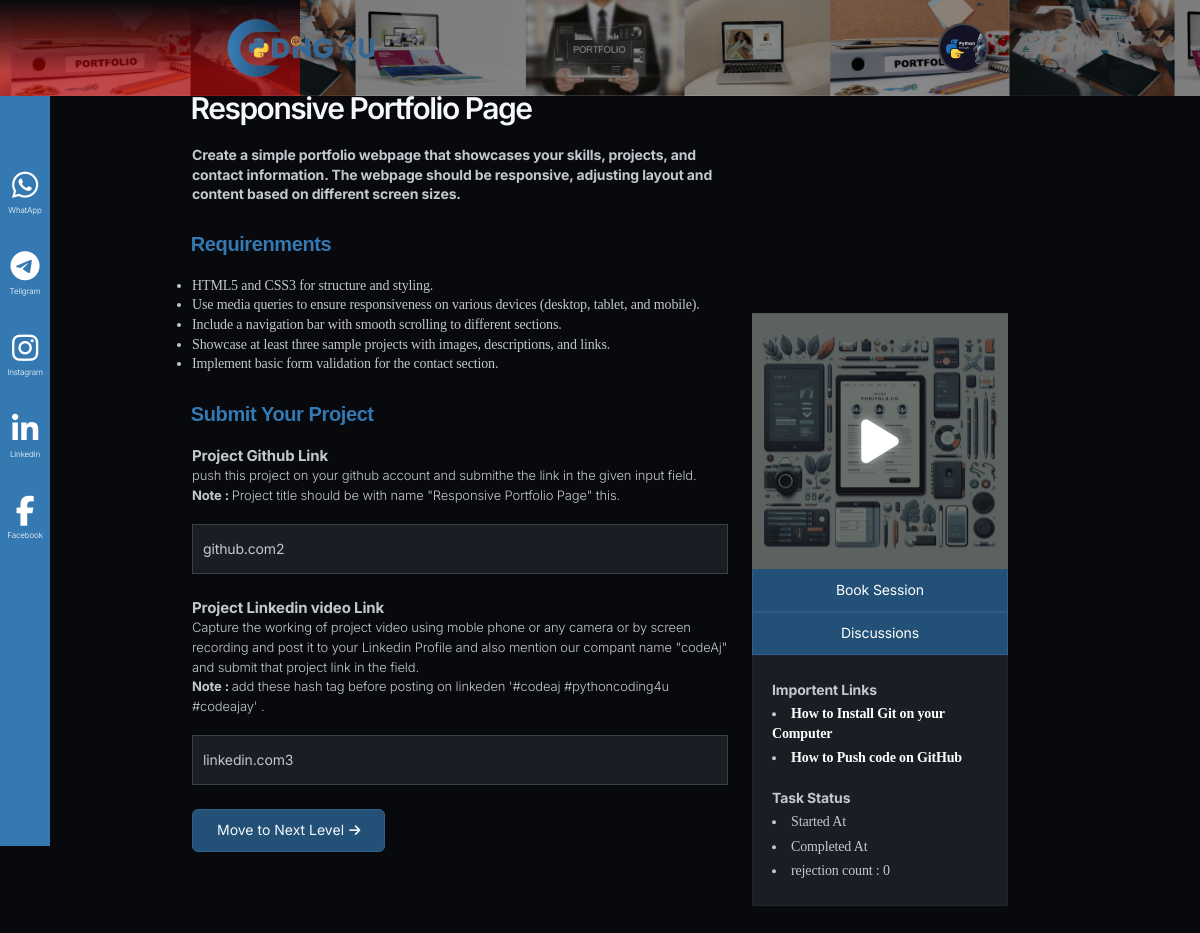
The page /level-one/ (signed in) on the database as committed earlier.
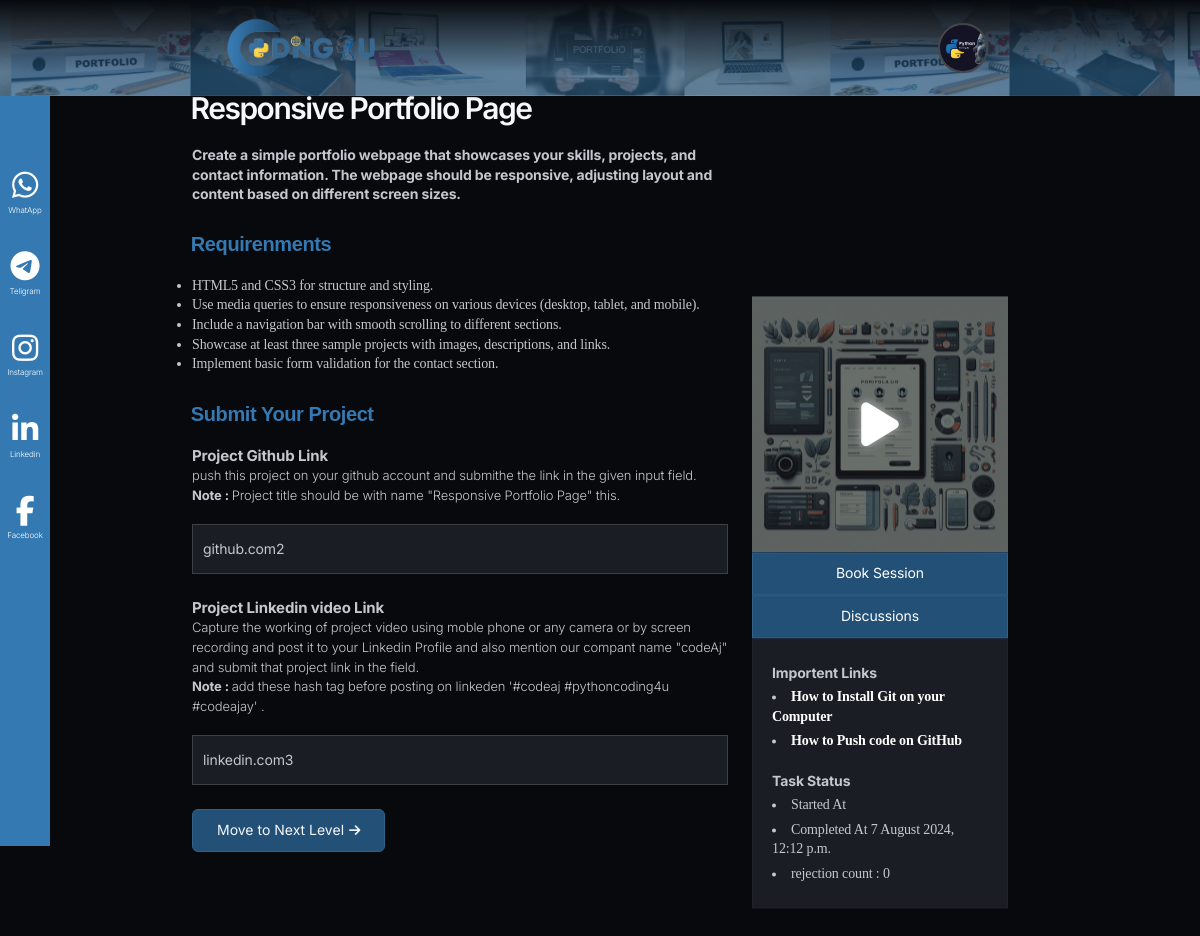
The same page on the database as committed later.
### accounts/models.py (models this page shows, shortened)
class Student(AbstractBaseUser, PermissionsMixin):
    STATUS_NOT_STARTED = 'not_started'
    STATUS_IN_PROGRESS = 'in_progress'
    STATUS_UNDER_REVIEW = 'under_review'
    STATUS_COMPLETED = 'completed'
    STATUS_REJECTED = 'rejected'
    STATUS_CHOICES = [
        (STATUS_NOT_STARTED, 'Not Started'),
        (STATUS_IN_PROGRESS, 'In Progress'),
        (STATUS_UNDER_REVIEW, 'Under Review'),
        (STATUS_COMPLETED, 'Completed'),
        (STATUS_REJECTED, 'Rejected'),
    ]
    email = models.EmailField(unique=True)
    name = models.CharField(max_length=255)
    profile_pic = models.ImageField(upload_to='profile_pics/', null=True, blank=True)
    phone_no = models.CharField(max_length=15, null=True, blank=True)
    whatsapp_no = models.CharField(max_length=15, null=True, blank=True)
    college = models.CharField(max_length=255, null=True, blank=True)
    domain = models.ForeignKey(Domain, on_delete=models.SET_NULL, null=True, blank=True)
    assignment1 = models.ForeignKey(Assignment, on_delete=models.SET_NULL, null=True, blank=True, related_name='assignment1')
    assignment1status = models.CharField(
        max_length=20,
        choices=STATUS_CHOICES,
        default=STATUS_NOT_STARTED,
    )
    assignment1starttime = models.DateTimeField(blank=True,null=True)
    assignment1endttime = models.DateTimeField(blank=True,null=True)
    assignment1rejectioncount = models.IntegerField(default=0)
    assignment2 = models.ForeignKey(Assignment, on_delete=models.SET_NULL, null=True, blank=True, related_name='assignment2')
    assignment2status = models.CharField(
        max_length=20,
        choices=STATUS_CHOICES,
        default=STATUS_NOT_STARTED,
    )
    assignment2starttime = models.DateTimeField(blank=True,null=True)
    assignment2endttime = models.DateTimeField(blank=True,null=True)
    assignment2rejectioncount = models.IntegerField(default=0)
    assignment3 = models.ForeignKey(Assignment, on_delete=models.SET_NULL, null=True, blank=True, related_name='assignment3')
    assignment3status = models.CharField(
        max_length=20,
        choices=STATUS_CHOICES,
        default=STATUS_NOT_STARTED,
    )
    assignment3starttime = models.DateTimeField(blank=True,null=True)
    assignment3endttime = models.DateTimeField(blank=True,null=True)
    assignment3rejectioncount = models.IntegerField(default=0)
    level_choices_student = [(0, 'Not Started'), (1, 'Level 1'), (2, 'Level 2'), (3, 'Level 3'), (4, 'pending'), (5, 'Certificate Level')]
    level_student = models.IntegerField(choices=level_choices_student, default=0)
    otp = models.IntegerField(null=True, blank=True)
    is_active = models.BooleanField(default=True)
    is_staff = models.BooleanField(default=False)
    date_joined = models.DateTimeField(default=timezone.now)
    objects = StudentManager()
    USERNAME_FIELD = 'email'
    REQUIRED_FIELDS = ['name']

class Assignment(models.Model):
    domain = models.ForeignKey(Domain, on_delete=models.SET_NULL, null=True, blank=True)
    assignment_question = models.CharField(max_length=255)
    assignment_description = models.TextField(null=True, blank=True)
    assignment_requirements = models.TextField(null=True, blank=True)
    assignment_banner = models.ImageField(upload_to='assignment_banners/', null=True, blank=True)
    assignment_banner1 = models.ImageField(upload_to='assignment_banners1/', null=True, blank=True)
    level_choices = [(1, 'Level 1'), (2, 'Level 2'), (3, 'Level 3')]
    level = models.IntegerField(choices=level_choices, default=0)
    links = models.ManyToManyField(RefralLink, null=True, blank=True)
    slug = models.CharField(null=True, blank=True, max_length=100)

class AssignmentSubmit(models.Model):
    student = models.ForeignKey(Student, on_delete=models.SET_NULL, null=True, blank=True, unique=True)
    Assignment1_github_Link = models.TextField(null=True, blank=True)
    Assignment1_linkedin_link = models.TextField(null=True, blank=True)
    Assignment2_github_Link = models.TextField(null=True, blank=True)
    Assignment2_linkedin_link = models.TextField(null=True, blank=True)
    Assignment3_github_Link = models.TextField(null=True, blank=True)
    Assignment3_linkedin_link = models.TextField(null=True, blank=True)

class RefralLink(models.Model):
    title = models.CharField(max_length=255)
    url = models.URLField(max_length=255, null=True, blank=True)

### accounts/views.py (the view, shortened to what this page needs)
# urls.py: path('level-one/', views.level_one, name='level1'),
@login_required(login_url='/')
def level_one(request):
    student = request.user
    print(student.id)
    if student.assignment1status == 'not_started':
        student.assignment1status = 'in_progress'
        student.assignment1starttime = timezone.now()
        student.save()
    elif student.assignment1status == 'rejected':
        student.assignment1status = 'in_progress'
        student.assignment1rejectioncount = int(student.assignment1rejectioncount) + 1
        student.save()
    else:
        pass
    try:
        print("loading...1")
        submitted_data = AssignmentSubmit.objects.get(student=student)
        return render(request, 'level1.html',{"sdata": submitted_data})
    except:
        print("loading...")
        return render(request, 'level1.html')

### accounts/models.py (called while the page is built)
    def __str__(self):
        return self.domain_name

### templates/level1.html (shortened to what this page needs)
{% load static %}
{% include 'header.html' %}
<section class="support">
    <div class="iconn">
        <div class="spaceicon"></div>
        <i class="fa-brands fa-whatsapp"></i>
        <p>WhatApp</p>
        <i class="fa-brands fa-telegram"></i>
        <p>Teligram</p>
        <i class="fa-brands fa-instagram"></i>
        <p>Instagram</p>
        <i class="fa-brands fa-linkedin-in"></i>
        <p>Linkedin</p>
        <i class="fa-brands fa-facebook-f"></i>
        <p>Facebook</p>
    </div>
</section>
<div class="stg-container">
    <section >
        <div class="stg-row mobtopp">
            <div class="stg-col-8 ">
                <div class="bringer-grid-1cols" data-stagger-appear="zoom-in" data-stagger-unload="zoom-out" data-threshold="0.5" data-stagger-delay="150">
                    <div >
                        <h3 class="wow animate__animated animate__fadeInTopRight">{{user.assignment1.assignment_question}}</h3>
                        <p class="pdec" ><b>
                            {{user.assignment1.assignment_description}}
                        </b></p>
                        <h5 class="req">Requirenments</h5>
                        <p>
                            {{user.assignment1.assignment_requirements | safe}}
                        </p>
                        <div class="form-submit mt-5">
                        <form method="post">
                            <h5 class="mb-3 req">Submit Your Project</h5>
                            <p style="font-weight: 300; font-size: 13px;" >
                              <b  style="font-size: 15px;"  class="mb-2">Project Github Link </b>
                           <br>
                                push this project on your github account and submithe the link in the given input field.<br>
                                <b>Note : </b> Project title should be with name "{{user.assignment1.assignment_question}}" this.
                            </p>
                            <input value="{{sdata.Assignment1_github_Link}}" type="text" name="git" class="mb-4" placeholder="Project Git Link" required>
                            <p style="font-weight: 300; font-size: 13px;">
                                <b style="font-size: 15px;" class="mb-2">Project Linkedin video Link </b>
                             <br>
                                  Capture the working of project video using moble phone or any camera or by screen recording and post it to your Linkedin Profile and also mention our compant name "codeAj" and submit that project link in the field.<br>
                                  <b>Note : </b> add these hash tag before posting on linkeden '#codeaj #pythoncoding4u #codeajay' .
                              </p>
                            <input value="{{sdata.Assignment1_linkedin_link}}" type="text" name="linkedin" class="mb-5"  placeholder="Project video Linkedin Link" required>
                            <div class="mt-3" style="height: 100px;">
                                <button type="submit" class="mb-3 submit-button " >
                                    Move to Next Level
                                    <i class="fa-solid fa-arrow-right"></i>
                                </button>
                            </div>
                        </form>
                    </div>
                    </div>
                </div>
            </div>
            <div class="stg-col-4 stg-tp-bottom-gap-l" data-unload="fade-left" style="position: relative; border-radius:0px;">
                <div class="bringer-sticky-block is-init sidesticky" style="transform: translateY(0px);  position: sticky; border-radius:0px;">
                    <div class="card1" id="level1" style="border-radius:0px;">
                        <div class="bac" style="border-radius:0px;"></div>
                        <img style="border-radius:0px;" src="{{user.assignment1.assignment_banner.url}}" data-src="{{user.assignment1.assignment_banner.url}}" alt="" class=" img-fluid">
                        <i id="playbtn1" class="fa-solid fa-play play wow animate__animated animate__backOutDown"></i>
                    </div>
                    <div style="text-align: center;">
                        <a href="{% url 'mentor' %}" class="buttonnn" style="width: 100%; border-radius:0px; color:white;">Book Session</a>
                    </div>
                    <div style="text-align: center;">
                        <a href="/discussions/{{user.assignment1.slug}}" class="buttonnn" style="width: 100%; border-radius:0px;color:white;">Discussions</a>
                    </div>
                    <div class="bringer-block" data-delay="0" data-unload="zoom-out" data-threshold="0.5" style="--mouse-x: 159px; --mouse-y: -71.96250915527344px; padding:5px 20px; border-radius :0px;">
                        <br>
                        <b>Importent Links</b>
                            {% for i in  user.assignment1.links.all %}
                            <li><a style="color:#ffffff;" href="{{i.url}}">{{i.title}}</a></li>
                            {% endfor %}
                            <br>
                            <b>Task Status</b>
                            <li>Started At {{ user.assignment1starttime|date:"j F Y, g:i a" }}</li>
                            <li>Completed At {{user.assignment1endttime|date:"j F Y, g:i a" }}</li>
                            <li>rejection count : {{user.assignment1rejectioncount}}</li>
                            <br>
                    </div>
                </div>
            </div>
        </div>
    </section>
</div>
{% include 'footer.html' %}

### templates/header.html (shortened to what this page needs)
{% load static %}
<!DOCTYPE html>
<html lang="en">
<head>
    <link rel="stylesheet" href="https://cdnjs.cloudflare.com/ajax/libs/font-awesome/6.6.0/css/all.min.css" />
    <link type="text/css" rel="stylesheet" href="{% static 'css/config.css' %}">
    <link type="text/css" rel="stylesheet" href="{% static 'css/libs.css' %}">
    <link type="text/css" rel="stylesheet" href="{% static 'css/style.css' %}">
    <link type="text/css" rel="stylesheet" href="{% static 'css/responsive.css' %}">
</head>
<body>
    <header id="bringer-header" class="is-frosted is-sticky" data-appear="fade-down" data-unload="fade-up">
        <div class="bringer-header-inner">
            <div class="bringer-header-lp">
                <a href="{% url 'main' %}" class="bringer-logo">
                    <img src="{% static 'logo.png' %}" alt="bringer." width="180" height="24">
                </a>
            </div>
            <div class="bringer-header-rp">
                <div class="mainlogo">
                    <div class="bbx">
                        {% if user.email %}
                            {% if user.profile_pic %}
                                <a href="{% url 'profile' %}">
                                    <img id="profileimg" class="profile-image" src="{{user.profile_pic.url}}"  >
                                </a>
                            {% else %}
                                <a href="{% url 'profile' %}">
                                    <img id="profileimg" class="profile-image" src="https://t4.ftcdn.net/jpg/01/07/43/45/360_F_107434511_iarF2z88c6Ds6AlgtwotHSAktWCdYOn7.jpg"  >
                            </a>
                            {% endif %}
                        {% endif %}
                    </div>
                </div>
            </div>
        </div>
    </header>

### templates/footer.html (shortened to what this page needs)
        {% load static %}
</body>
</html>

### static/css/libs.css (style rules this page uses)
:root { --swiper-theme-color:#007aff }
:root { --swiper-navigation-size:44px }

### static/css/stg.css (style rules this page uses)
.stg-container { margin: 0 auto; width: var(--stg-container-width); }
.stg-row { display: flex; flex-wrap: nowrap; justify-content: space-between; margin: 0 calc(-0.5 * var(--stg-gap)); position: relative; z-index: 3; width: calc(100% + var(--stg-gap)); }
.stg-row > div { margin: 0 calc(0.5 * var(--stg-gap)); width: 100%; display: flex; flex-direction: column; align-items: flex-start; }
[class*='stg-col-'] > div:not(.stg-row) { width: 100%; }
.stg-row > .stg-col-33, .stg-row > .stg-col-4 { width: calc(33.333% - var(--stg-gap)); }
.stg-row > .stg-col-66, .stg-row > .stg-col-8 { width: calc(66.666% - var(--stg-gap)); }

### templates/header.html (style rules this page uses)
h3 { font-size: 30px; }
h5 { font-size: 20px; }
img { object-fit: cover; }
li { font-family: "Platypi", serif; padding-top : 5px; }
a { text-decoration: none; }
.submit-button { border : none; border : 2px solid gray; padding-bottom: 5px; padding-left: 10px; padding-right: 10px; }
.submit-button i { font-size: 13px; margin-left: 1px; transition: ease-in-out; transition-duration: 0.3s; }
.mainlogo { display: flex; flex-wrap: wrap; justify-content: space-between; }
.mainlogo .profile-image { width : 50px; height : 50px; border-radius: 50%; border : 2px solid rgb(70, 70, 70); margin: 0px; }
a { color :rgb(0, 0, 0); font-weight : 700; text-decoration: none; }
body { background-position: center; background-repeat: no-repeat; background-size:cover; }
.card1 { overflow: hidden; border-radius: 10px; position: relative; }
.card1 img { scale: 1; transition: ease-in-out 0.4s; }
.bac { background-color: rgba(0, 0, 0, 0.559); position: absolute; width: 100%; height: 100%; z-index: 1; box-shadow: rgba(0, 0, 0, 0.56) 0px 22px 70px 4px; border-radius: 10px; text-shadow:rgba(0, 0, 0, 0.56) 0px 22px 70px 4px;; }
.play { margin: 0; position: absolute; top: 50%; left: 50%; transform: translate(-50%, -50%); font-size: 50px; color:white; z-index: 999; }
.fa-play { color: white; text-shadow: 0 0 10px rgba(255, 255, 255, 0.5); transition: text-shadow 0.3s; }
.fa-play { color: white; text-shadow: 0 0 10px rgba(255, 255, 255, 0.5); animation: shadow-pulse 2s infinite; }
@media only screen and (max-width: 1366px) { .bringer-header-inner { padding-left: 100px; padding-right: 100px; } }

Rows that differ between the two databases and show on the page:
changed Student "Responsive Portfolio Page": assignment1endttime (not shown) → "7 August 2024, 12:12 p.m."
